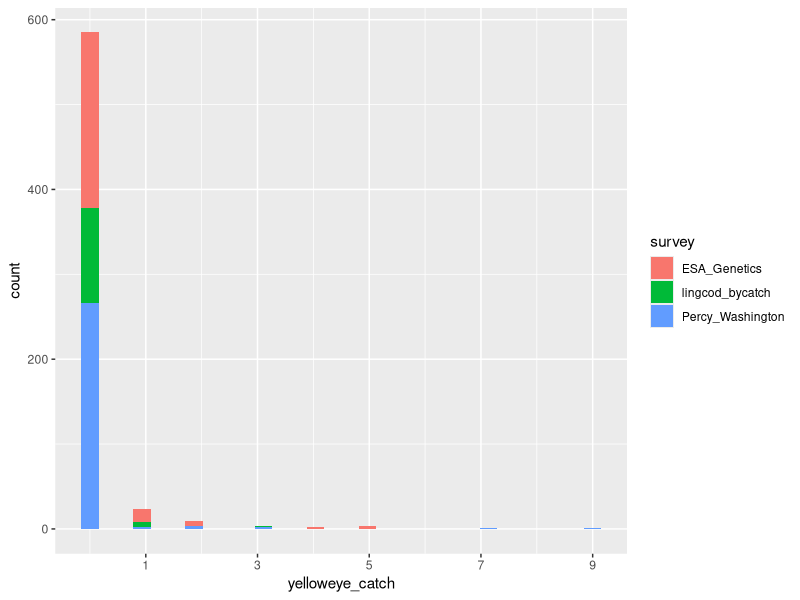
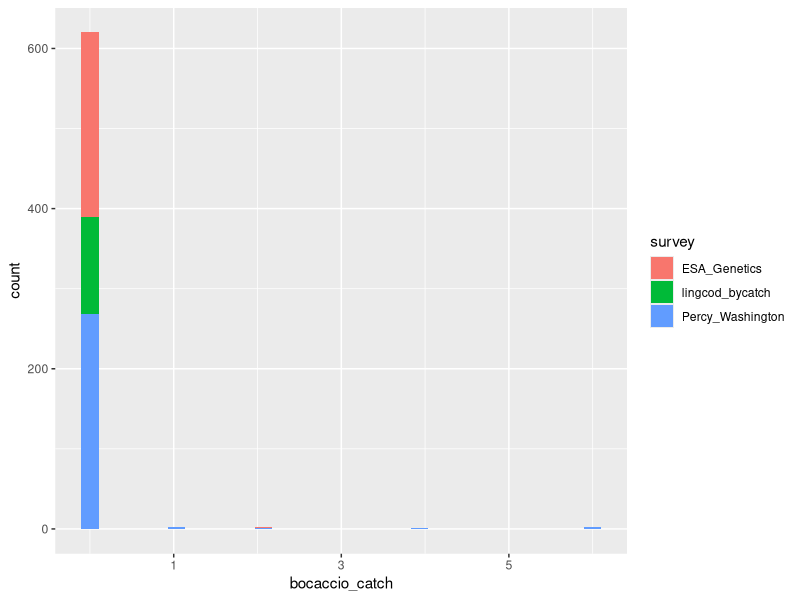
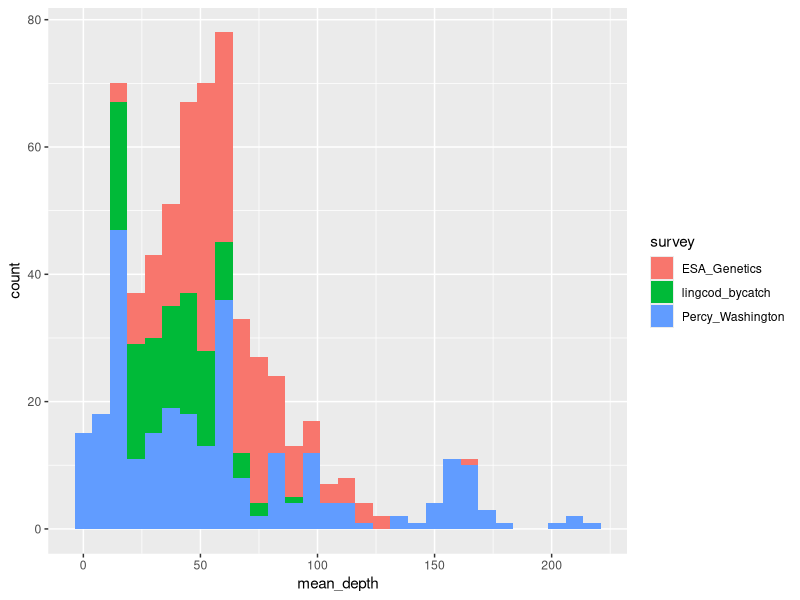
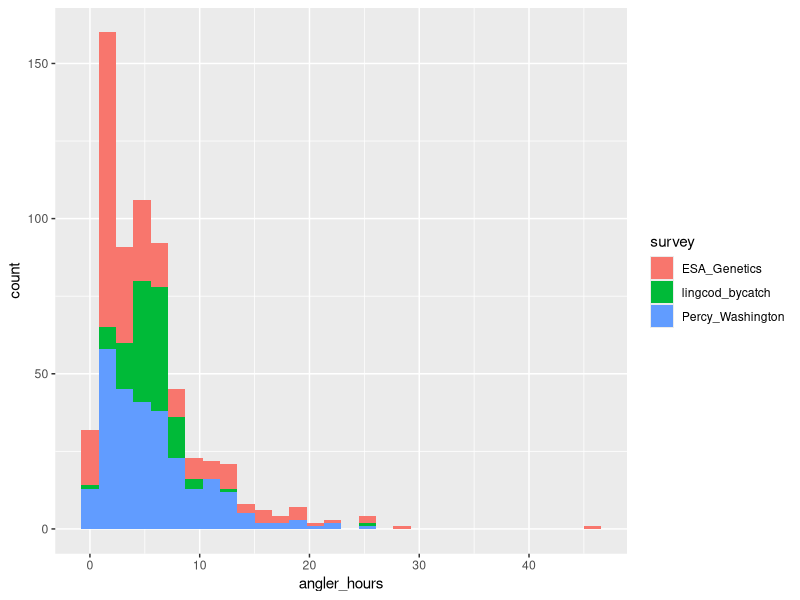
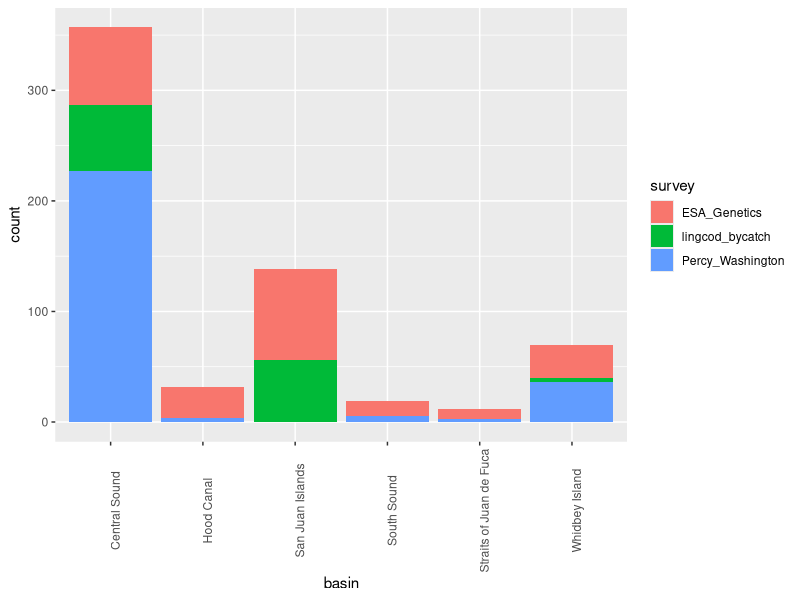
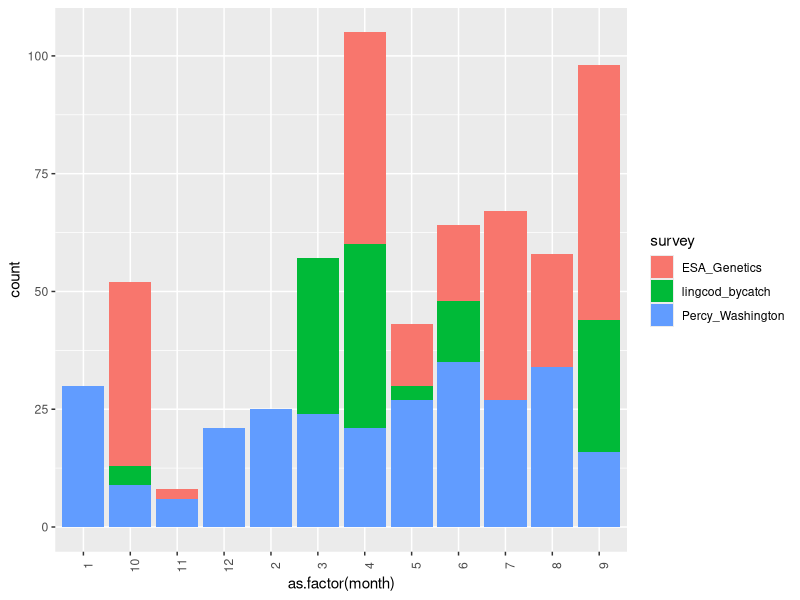
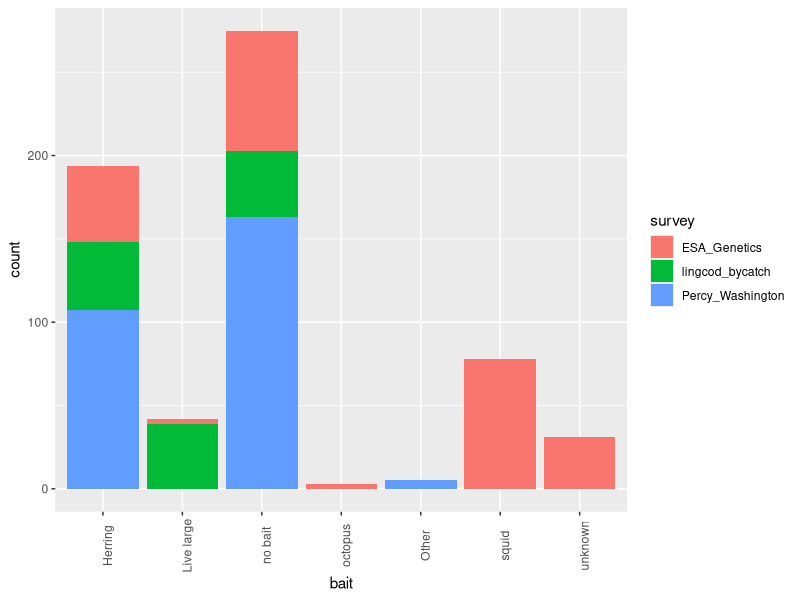
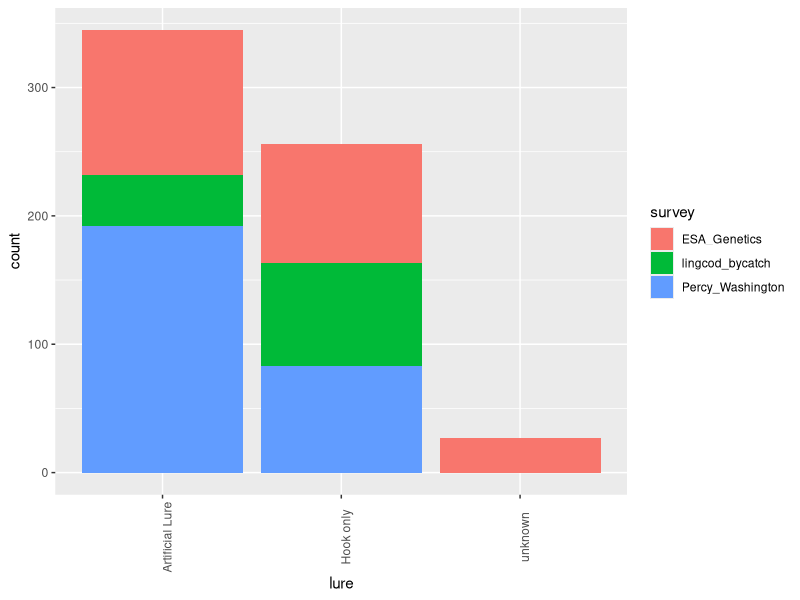

The R source for these figures, in order:
## ---- chunk 1
library(here)
library(tidyverse)
library(pscl)
## ---- chunk 2
dat <- read.csv(here("hook_and_line_data", "CPUE_data_for_model.csv"), row.names = 1)
dat$month <- as.character(dat$month)
## ---- chunk 3
YE_depth_histogram <- ggplot(dat, aes(x = yelloweye_catch, fill = survey)) +
  geom_histogram()+
  scale_x_continuous(breaks = seq(1,10,2))

YE_depth_histogram
table(dat$yelloweye_catch)

boc_depth_histogram <- ggplot(dat, aes(x = bocaccio_catch, fill = survey)) +
  geom_histogram()+
  scale_x_continuous(breaks = seq(1,10,2))

boc_depth_histogram
table(dat$bocaccio_catch)
## ---- chunk 4
depth_histogram <- ggplot(dat, aes(x = mean_depth, fill = survey)) +
  geom_histogram()

depth_histogram
## ---- chunk 5
effort_histogram <- ggplot(dat, aes(x = angler_hours, fill = survey)) +
  geom_histogram()

effort_histogram
## ---- chunk 6
basin_histogram <- ggplot(dat, aes(x = basin, fill = survey)) +
  geom_histogram(stat = "count")+
  theme(axis.text.x = element_text(angle = 90))

basin_histogram
## ---- chunk 7
month_histogram <- ggplot(dat, aes(x = as.factor(month), fill = survey)) +
  geom_histogram(stat = "count")+
  theme(axis.text.x = element_text(angle = 90))

month_histogram
## ---- chunk 8
bait_histogram <- ggplot(dat, aes(x = bait, fill = survey)) +
  geom_histogram(stat = "count")+
  theme(axis.text.x = element_text(angle = 90))

bait_histogram 
## ---- chunk 9
lure_histogram <- ggplot(dat, aes(x = lure, fill = survey)) +
  geom_histogram(stat = "count")+
  theme(axis.text.x = element_text(angle = 90))

lure_histogram 
## ---- chunk 10
yelloweye_zip <- zeroinfl(yelloweye_catch ~ 
                            # Predictors of counts
                            mean_depth + bait + lure + month + basin + survey + angler_hours | 
                            # Predictors of detection
                            mean_depth + bait + lure + month + basin + survey + angler_hours, data = dat)



summary(yelloweye_zip)
AIC(yelloweye_zip)

# Remove bait/lure
yelloweye_zip <- zeroinfl(yelloweye_catch ~ 
                            # Predictors of counts
                            mean_depth + month + basin + survey + angler_hours | 
                            # Predictors of detection
                            mean_depth + month + basin + survey + angler_hours, data = dat)

summary(yelloweye_zip)
AIC(yelloweye_zip)

# Keep only survey, depth, and angler hours
yelloweye_zip <- zeroinfl(yelloweye_catch ~ 
                            # Predictors of counts
                            mean_depth + survey + angler_hours | 
                            # Predictors of detection
                            mean_depth + survey + angler_hours, data = dat)

summary(yelloweye_zip)
AIC(yelloweye_zip)

# Keep only survey, depth, basin, and angler hours
yelloweye_zip <- zeroinfl(yelloweye_catch ~ 
                            # Predictors of counts
                            mean_depth + basin + survey + angler_hours | 
                            # Predictors of detection
                            mean_depth  + basin + survey + angler_hours, data = dat)

summary(yelloweye_zip) 
AIC(yelloweye_zip)
## ---- chunk 11
## qq resids
qqnorm(residuals(yelloweye_zip), main = "QQ plot (residuals)", las = 1, pch = 16)
qqline(residuals(yelloweye_zip))
## ---- chunk 12
plot(fitted(yelloweye_zip), residuals(yelloweye_zip), las = 1, pch = 16,
     xlab = "Fitted", ylab = "Residuals",
     main = "Residuals vs fitted")
abline(h=0, lty = "dashed")
## ---- chunk 13
## Type-I error
alpha_crit <- 0.05

nsamples <- length(residuals(yelloweye_zip))
nvariables <- 3
## threshold value for rho (correlation)
(rho_crit <- qnorm(1 - alpha_crit/2) / sqrt(nsamples))

## rearrange residuals into matrix
rr <- matrix(residuals(yelloweye_zip), nsamples, nvariables)

## get ACF
ACF <- apply(rr, 2, acf, lag.max = 5, plot = FALSE)
ACF <- lapply(ACF, function(x) x$acf)
## convert list to matrix; don't need row 1 b/c rho_0 = 1
ACF <- do.call(cbind, ACF)[-1,]

## check if any |values| > rho_crit
any(abs(ACF) > rho_crit)
## ---- chunk 14
unique(dat$basin)
PSP_dat <- subset(dat, basin %in% c("Central Sound",  "Whidbey Island", "South Sound"))
# yelloweye_zip <- zeroinfl(yelloweye_catch ~ 
#                             # Predictors of counts
#                             mean_depth + bait + lure + month + basin + survey + angler_hours | 
#                             # Predictors of detection
#                             mean_depth + bait + lure + month + basin + survey + angler_hours, data = PSP_dat)
# 
# 
# 
# summary(yelloweye_zip)
# AIC(yelloweye_zip)

# Remove bait/lure
yelloweye_zip <- zeroinfl(yelloweye_catch ~ 
                            # Predictors of counts
                            mean_depth + month + basin + survey + angler_hours | 
                            # Predictors of detection
                            mean_depth + month + basin + survey + angler_hours, data = PSP_dat)

summary(yelloweye_zip)
AIC(yelloweye_zip)

# Keep only survey, depth, basin, and angler hours
yelloweye_zip <- zeroinfl(yelloweye_catch ~ 
                            # Predictors of counts
                            mean_depth + basin + survey + angler_hours | 
                            # Predictors of detection
                            mean_depth  + basin + survey + angler_hours, data = PSP_dat)

summary(yelloweye_zip)
AIC(yelloweye_zip)

# Keep only survey, depth, and angler hours
yelloweye_zip <- zeroinfl(yelloweye_catch ~ 
                            # Predictors of counts
                            mean_depth + survey + angler_hours | 
                            # Predictors of detection
                            mean_depth + survey + angler_hours, data = PSP_dat)

summary(yelloweye_zip)
AIC(yelloweye_zip)
## ---- chunk 15
## qq resids
qqnorm(residuals(yelloweye_zip), main = "QQ plot (residuals)", las = 1, pch = 16)
qqline(residuals(yelloweye_zip))
## ---- chunk 16
plot(fitted(yelloweye_zip), residuals(yelloweye_zip), las = 1, pch = 16,
     xlab = "Fitted", ylab = "Residuals",
     main = "Residuals vs fitted")
abline(h=0, lty = "dashed")
## ---- chunk 17
## Type-I error
alpha_crit <- 0.05

nsamples <- length(residuals(yelloweye_zip))
nvariables <- 3
## threshold value for rho (correlation)
(rho_crit <- qnorm(1 - alpha_crit/2) / sqrt(nsamples))

## rearrange residuals into matrix
rr <- matrix(residuals(yelloweye_zip), nsamples, nvariables)

## get ACF
ACF <- apply(rr, 2, acf, lag.max = 5, plot = FALSE)
ACF <- lapply(ACF, function(x) x$acf)
## convert list to matrix; don't need row 1 b/c rho_0 = 1
ACF <- do.call(cbind, ACF)[-1,]

## check if any |values| > rho_crit
any(abs(ACF) > rho_crit)
## ---- chunk 18
# Can't include bait/lure
# bocaccio_zip <- zeroinfl(bocaccio_catch ~ 
#                             # Predictors of counts
#                             mean_depth + bait + lure + month + basin + survey + angler_hours | 
#                             # Predictors of detection
#                             mean_depth + bait + lure + month + basin + survey + angler_hours, data = dat)
# 
# 
# 
# summary(bocaccio_zip)
# AIC(bocaccio_zip)

# Remove bait/lure
# bocaccio_zip <- zeroinfl(bocaccio_catch ~ 
#                             # Predictors of counts
#                             mean_depth + month + basin + survey + angler_hours | 
#                             # Predictors of detection
#                             mean_depth + month + basin + survey + angler_hours, data = dat)
# 
# summary(bocaccio_zip)
# AIC(bocaccio_zip)

# Keep only survey, depth, and angler hours
bocaccio_zip <- zeroinfl(bocaccio_catch ~ 
                            # Predictors of counts
                            mean_depth + survey + angler_hours | 
                            # Predictors of detection
                            mean_depth + survey + angler_hours, data = dat)

summary(bocaccio_zip)
AIC(bocaccio_zip)

# Keep only survey, depth, basin, and angler hours
bocaccio_zip <- zeroinfl(bocaccio_catch ~ 
                            # Predictors of counts
                            mean_depth + basin + survey + angler_hours | 
                            # Predictors of detection
                            mean_depth  + basin + survey + angler_hours, data = dat)

summary(bocaccio_zip) 
AIC(bocaccio_zip)
## ---- chunk 19
## qq resids
qqnorm(residuals(bocaccio_zip), main = "QQ plot (residuals)", las = 1, pch = 16)
qqline(residuals(bocaccio_zip))
## ---- chunk 20
plot(fitted(bocaccio_zip), residuals(bocaccio_zip), las = 1, pch = 16,
     xlab = "Fitted", ylab = "Residuals",
     main = "Residuals vs fitted")
abline(h=0, lty = "dashed")
## ---- chunk 21
## Type-I error
alpha_crit <- 0.05

nsamples <- length(residuals(bocaccio_zip))
nvariables <- 3
## threshold value for rho (correlation)
(rho_crit <- qnorm(1 - alpha_crit/2) / sqrt(nsamples))

## rearrange residuals into matrix
rr <- matrix(residuals(bocaccio_zip), nsamples, nvariables)

## get ACF
ACF <- apply(rr, 2, acf, lag.max = 5, plot = FALSE)
ACF <- lapply(ACF, function(x) x$acf)
## convert list to matrix; don't need row 1 b/c rho_0 = 1
ACF <- do.call(cbind, ACF)[-1,]

## check if any |values| > rho_crit
any(abs(ACF) > rho_crit)
## ---- chunk 22
unique(dat$basin)
PSP_dat <- subset(dat, basin %in% c("Central Sound",  "Whidbey Island", "South Sound"))

# Bait and lure break the model
# bocaccio_zip <- zeroinfl(bocaccio_catch ~ 
#                             # Predictors of counts
#                             mean_depth + bait + lure + month + basin + survey + angler_hours | 
#                             # Predictors of detection
#                             mean_depth + bait + lure + month + basin + survey + angler_hours, data = PSP_dat)
# 
# 
# 
# summary(bocaccio_zip)
# AIC(bocaccio_zip)

# Remove bait/lure
# this doesn't work though
# bocaccio_zip <- zeroinfl(bocaccio_catch ~
#                             # Predictors of counts
#                             mean_depth + month + basin + survey + angler_hours |
#                             # Predictors of detection
#                             mean_depth + month + basin + survey + angler_hours, data = PSP_dat)
# 
# summary(bocaccio_zip)
# AIC(bocaccio_zip)

# Keep only survey, depth, and angler hours
bocaccio_zip <- zeroinfl(bocaccio_catch ~ 
                            # Predictors of counts
                            mean_depth + survey + angler_hours | 
                            # Predictors of detection
                            mean_depth + survey + angler_hours, data = PSP_dat)

summary(bocaccio_zip)
AIC(bocaccio_zip)

# Keep only survey, depth, basin, and angler hours
bocaccio_zip <- zeroinfl(bocaccio_catch ~ 
                            # Predictors of counts
                            mean_depth + basin + survey + angler_hours | 
                            # Predictors of detection
                            mean_depth  + basin + survey + angler_hours, data = PSP_dat)

summary(bocaccio_zip)
AIC(bocaccio_zip)

## ---- chunk 23
## qq resids
qqnorm(residuals(bocaccio_zip), main = "QQ plot (residuals)", las = 1, pch = 16)
qqline(residuals(bocaccio_zip))
## ---- chunk 24
plot(fitted(bocaccio_zip), residuals(bocaccio_zip), las = 1, pch = 16,
     xlab = "Fitted", ylab = "Residuals",
     main = "Residuals vs fitted")
abline(h=0, lty = "dashed")
## ---- chunk 25
## Type-I error
alpha_crit <- 0.05

nsamples <- length(residuals(bocaccio_zip))
nvariables <- 3
## threshold value for rho (correlation)
(rho_crit <- qnorm(1 - alpha_crit/2) / sqrt(nsamples))

## rearrange residuals into matrix
rr <- matrix(residuals(bocaccio_zip), nsamples, nvariables)

## get ACF
ACF <- apply(rr, 2, acf, lag.max = 5, plot = FALSE)
ACF <- lapply(ACF, function(x) x$acf)
## convert list to matrix; don't need row 1 b/c rho_0 = 1
ACF <- do.call(cbind, ACF)[-1,]

## check if any |values| > rho_crit
any(abs(ACF) > rho_crit)
